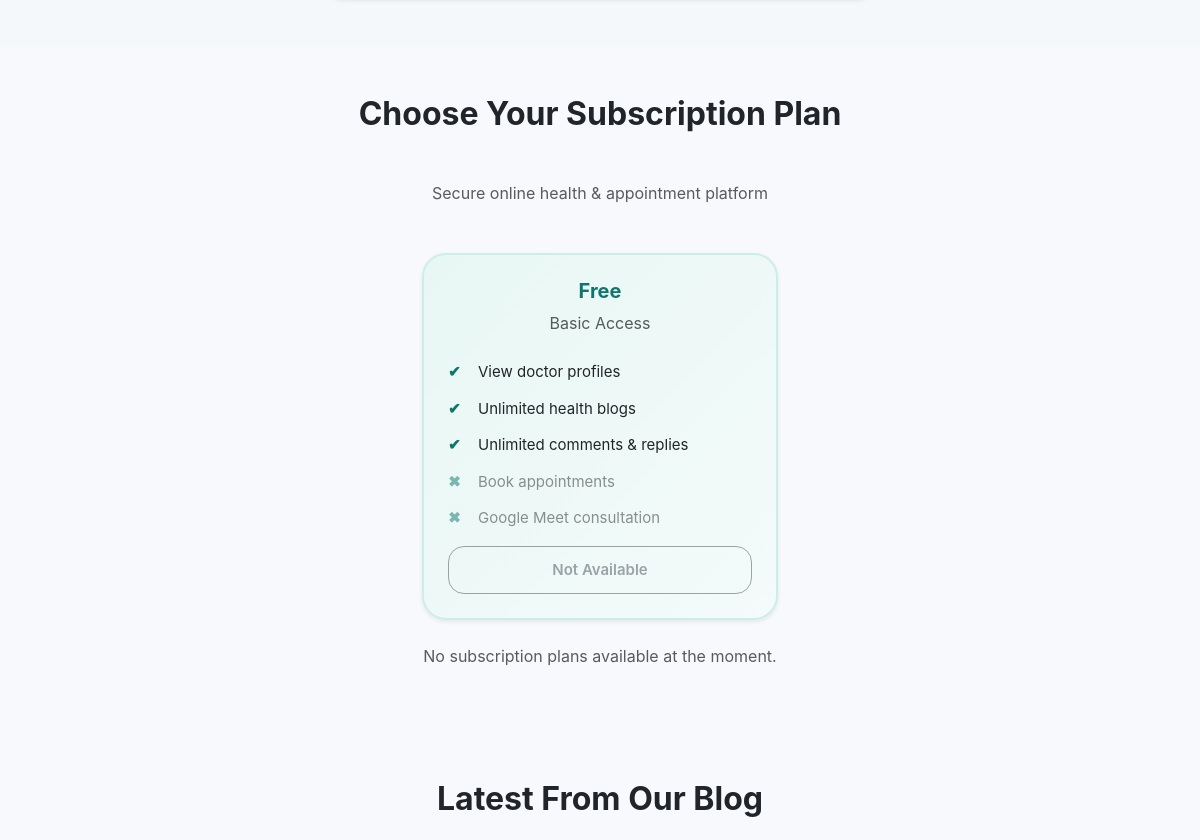
Before: / (middle part) with the older database file.
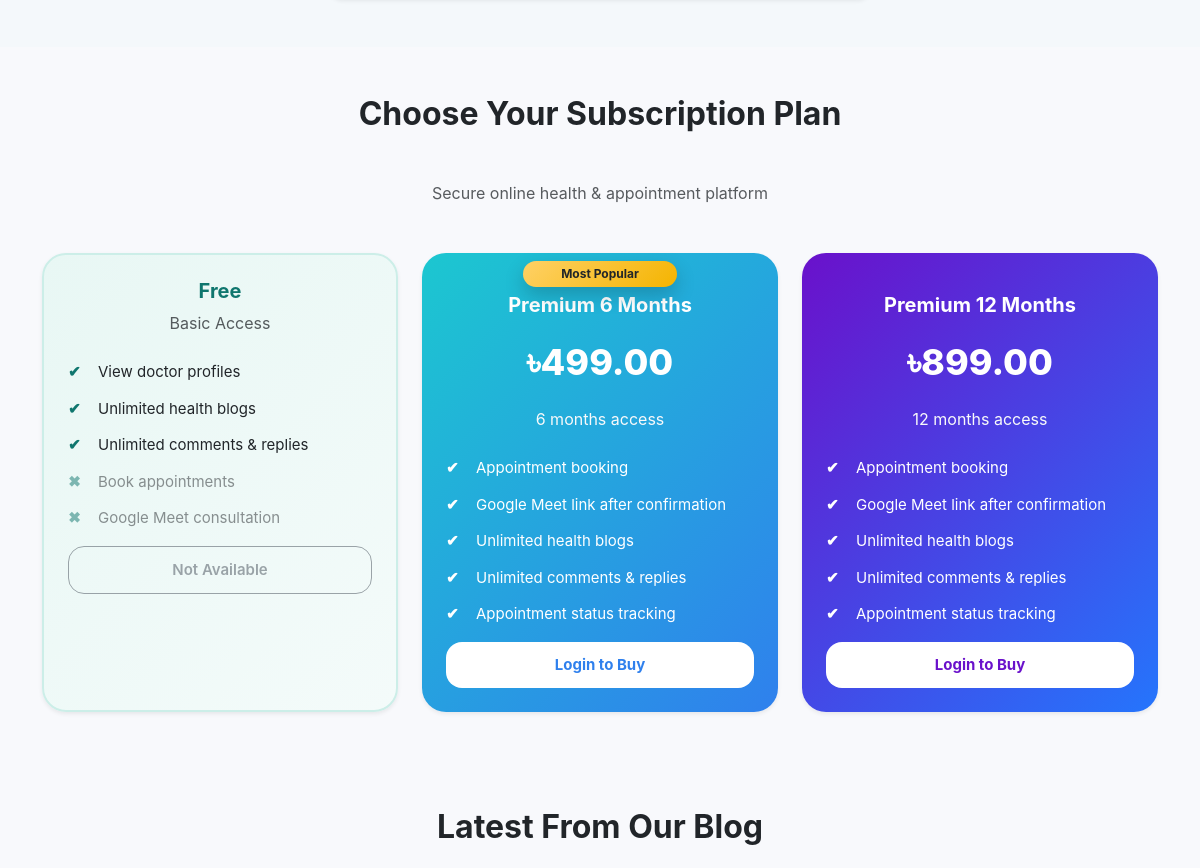
After: the same page with the newer database file.
### subscriptions/models.py (models this page shows, shortened)
class SubscriptionPlan(models.Model):
    PLAN_CHOICES = (
        ("premium_6", "Premium 6 Months"),
        ("premium_12", "Premium 12 Months"),
    )
    name = models.CharField(max_length=20, choices=PLAN_CHOICES, unique=True)
    price = models.DecimalField(max_digits=8, decimal_places=2)
    duration_months = models.PositiveIntegerField()

### stakeholders/views.py (the view)
# urls.py: path('',views.HomeView,name='homes'),
def HomeView(request):
    plans = SubscriptionPlan.objects.all()
    return render(request,'base.html',{"plans": plans})

### blog/context_processors.py (called while the page is built)
def unread_notifications(request):
    if request.user.is_authenticated:
        return {
            "unread_count": request.user.notifications.filter(is_read=False).count()
        }
    return {"unread_count": 0}

### templates/base.html (shortened to what this page needs)
{% load static %}
{% load crispy_forms_tags %}
<!DOCTYPE html>
<html lang="en">
<head>
<link href="https://cdn.jsdelivr.net/npm/bootstrap@5.3.3/dist/css/bootstrap.min.css" rel="stylesheet">
<link rel="stylesheet" href="https://cdn.jsdelivr.net/npm/bootstrap-icons@1.11.3/font/bootstrap-icons.min.css">
<link rel="stylesheet"
href="https://cdn.jsdelivr.net/npm/bootstrap-icons@1.10.5/font/bootstrap-icons.css">
<link rel="stylesheet" href="{% static 'css/style.css' %}">
<link rel="stylesheet" href="{% static 'css/pricing.css' %}">
<link rel="stylesheet" href="{% static 'css/profile.css' %}">
</head>
<body style="padding-top: 78px;">
{% block content %}
<section id="appointment" class="py-5" style="background: #f4f8fb;">
</section>
<section class="container py-5">
  <h2 class="text-center fw-bold mb-5">Choose Your Subscription Plan</h2>
  <p class="text-center text-muted mb-5">
    Secure online health & appointment platform
  </p>
  <div class="row g-4 justify-content-center">
    <div class="col-md-4">
      <div class="pricing-card free p-4 text-center shadow-sm">
        <h5 class="plan-title">Free</h5>
        <p class="text-muted">Basic Access</p>
        <ul class="plan-features text-start mb-3">
          <li>View doctor profiles</li>
          <li>Unlimited health blogs</li>
          <li>Unlimited comments & replies</li>
          <li class="disabled">Book appointments</li>
          <li class="disabled">Google Meet consultation</li>
        </ul>
        <button class="btn btn-outline-secondary w-100" disabled>Not Available</button>
      </div>
    </div>
    {% for plan in plans %}
    <div class="col-md-4">
      <div class="pricing-card {% if plan.name == "premium_6" %}premium{% else %}premium-plus{% endif %} p-4 text-center shadow-sm position-relative">
        {% if plan.name == "premium_6" %}
        <span class="badge-popular position-absolute top-0 start-50 translate-middle-x mt-2 px-3 py-1 rounded-pill bg-warning text-dark">
          Most Popular
        </span>
        {% endif %}
        <h5 class="plan-title mt-3">{{ plan.get_name_display }}</h5>
        <p class="price">৳{{ plan.price }}</p>
        <p class="text-light">{{ plan.duration_months }} months access</p>
        <ul class="plan-features text-start mb-3">
          <li>Appointment booking</li>
          <li>Google Meet link after confirmation</li>
          <li>Unlimited health blogs</li>
          <li>Unlimited comments & replies</li>
          <li>Appointment status tracking</li>
        </ul>
        {% if user.is_authenticated %}
          <a href="{% url 'payment_page' plan.id %}" class="btn btn-primary w-100 fw-bold">
            Buy Now
          </a>
        {% else %}
          <a href="{% url 'login' %}?next={% url 'payment_page' plan.id %}" class="btn btn-primary w-100 fw-bold">
            Login to Buy
          </a>
        {% endif %}
      </div>
    </div>
    {% empty %}
    <p class="text-center text-muted">No subscription plans available at the moment.</p>
    {% endfor %}
  </div>
</section>
<section class="py-5">
  <div class="container">
    <h2 class="text-center fw-bold mb-4">Latest From Our Blog</h2>
    <div class="row g-4">
    </div>
  </div>
</section>
{% endblock content %}
</body>
</html>

Changed rows visible on the page:
added SubscriptionPlan: shows "Most Popular", name "Premium 6 Months", price "499.00", duration_months "6"
added SubscriptionPlan: name "Premium 12 Months", price "899.00", duration_months "12"
Other visible differences:
text no longer shown: "No subscription plans available at the moment."
